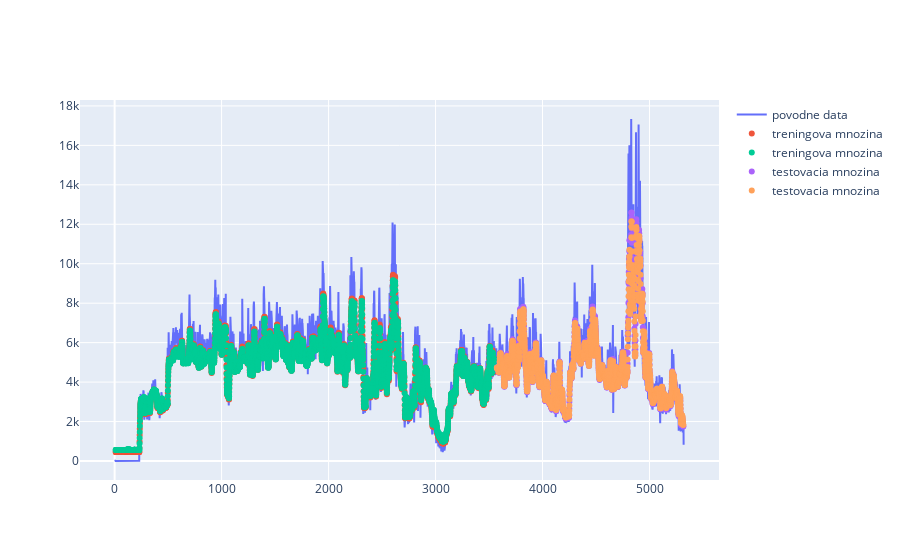

The notebook cell saved with this chart:
### Code cell
time = np.arange(0, len(dataset))

dataset_z_db = scaler.inverse_transform(dataset)
merged_list = []

for l in dataset_z_db:
    merged_list.append(int(l[0]))

import plotly.graph_objects as go

fig = go.Figure()

fig.add_trace(go.Scatter(x=time, y=merged_list, mode="lines", name="povodne data",))
fig.add_trace(
    go.Scatter(
        x=time[look_back : len(train_predikcia[:, [0]]) + look_back],
        y=np.reshape(train_predikcia[:, [0]], len(train_predikcia[:, [0]])),
        mode="markers",
        name="treningova mnozina",
    )
)
fig.add_trace(
    go.Scatter(
        x=time[look_back : len(train_predikcia[:, [1]]) + look_back],
        y=np.reshape(train_predikcia[:, [1]], len(train_predikcia[:, [1]])),
        mode="markers",
        name="treningova mnozina",
    )
)
fig.add_trace(
    go.Scatter(
        x=time[len(train_predikcia[:, [0]]) + (look_back * 2) + 1 : len(dataset) - 1],
        y=np.reshape(test_predikcia[:, [0]], len(test_predikcia[:, [0]])),
        mode="markers",
        name="testovacia mnozina",
    )
)
fig.add_trace(
    go.Scatter(
        x=time[len(train_predikcia[:, [1]]) + (look_back * 2) + 1 : len(dataset) - 1],
        y=np.reshape(test_predikcia[:, [1]], len(test_predikcia[:, [1]])),
        mode="markers",
        name="testovacia mnozina",
    )
)
fig.show()

### Figure 1 — Plotly figure (JSON) as saved in the notebook; plotly's stock layout.template omitted (floating-point values rounded to 4 significant figures; data arrays with more than 128 entries replaced by an {"elided": "..."} marker saying what was removed)
{"data": [{"mode": "lines", "name": "povodne data", "type": "scatter", "x": {"elided": "5320 int values"}, "y": {"elided": "5320 int values"}}, {"mode": "markers", "name": "treningova mnozina", "type": "scatter", "x": {"elided": "3552 int values"}, "y": {"elided": "3552 float values"}}, {"mode": "markers", "name": "treningova mnozina", "type": "scatter", "x": {"elided": "3552 int values"}, "y": {"elided": "3552 float values"}}, {"mode": "markers", "name": "testovacia mnozina", "type": "scatter", "x": {"elided": "1746 int values"}, "y": {"elided": "1744 float values"}}, {"mode": "markers", "name": "testovacia mnozina", "type": "scatter", "x": {"elided": "1746 int values"}, "y": {"elided": "1744 float values"}}], "layout": {}}
